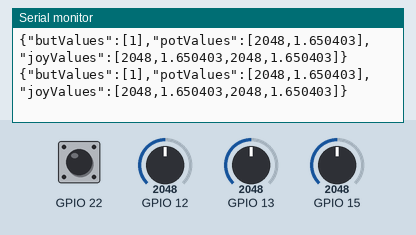
This sketch was run on a simulated ESP32. Shown: the last lines printed to the serial monitor. The test bench sets the inputs (shaded band); at power-on: GPIO 12 = 2048, GPIO 13 = 2048, GPIO 15 = 2048, GPIO 22 HIGH.

Above: at 1.3 s.
1.4 s: GPIO 12 set to 2866
At 1.9 s:
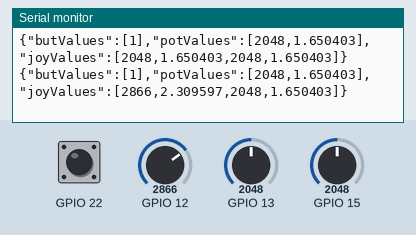
2.9 s: GPIO 13 set to 2866
At 3.4 s:
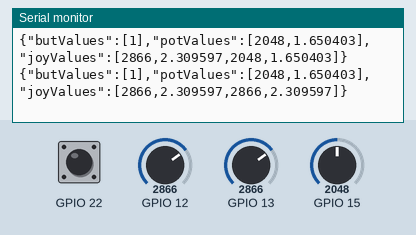
4.4 s: GPIO 15 set to 2866
At 4.9 s:
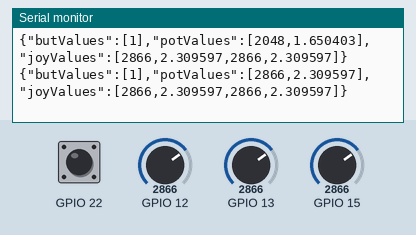
5.9 s: GPIO 22 pulled LOW for 0.6 s
At 6.4 s:
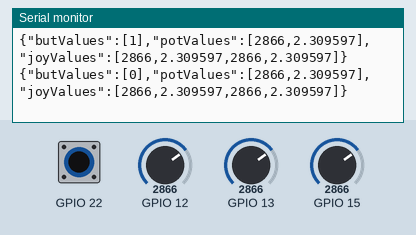
8.0 s: GPIO 12 set to 3603
At 8.5 s:
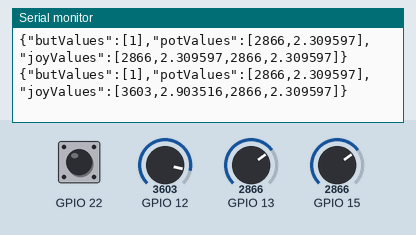
9.5 s: GPIO 22 pulled LOW for 1 s
At 10.0 s:
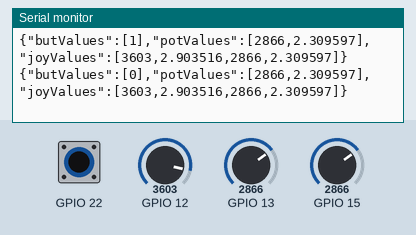
Timing chart, 0 to 12.5 s (numbered marks = the images above; inputs shaded):
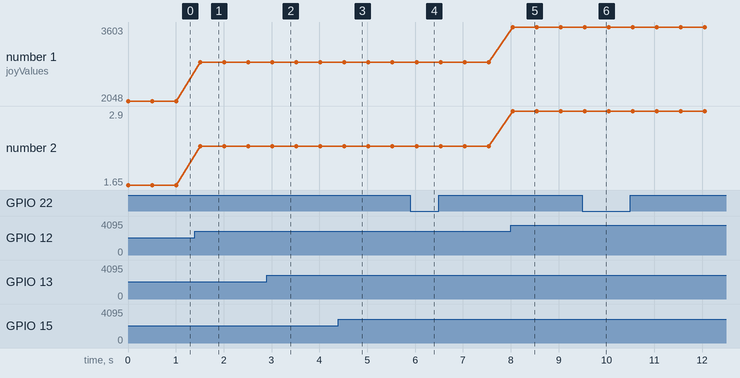

Measured:
- after the input at 1.4 s, the serial monitor: prints a new line after 0.11 s (image 1)
- after the input at 2.9 s, the serial monitor: prints a new line after 0.12 s (image 2)
- after the input at 4.4 s, the serial monitor: prints a new line after 0.12 s (image 3)
- after the input at 5.9 s, the serial monitor: prints a new line after 0.13 s (image 4)
- after the input at 8.0 s, the serial monitor: prints a new line at once (image 5)
- after the input at 9.5 s, the serial monitor: prints a new line after 0.05 s (image 6)
- plotted number 1: 2048 → 2866 after the input at 1.4 s, 2866 → 3603 after the input at 8.0 s
- plotted number 2: 1.65 → 2.31 after the input at 1.4 s, 2.31 → 2.9 after the input at 8.0 s

The sketch:

interactive_design_proj2.ino
```cpp
#include <ArduinoJson.h>

float floatMap(float x, float in_min, float in_max, float out_min, float out_max) {
  return (x - in_min) * (out_max - out_min) / (in_max - in_min) + out_min;
}

void setup() {
  // put your setup code here, to run once:
  Serial.begin(115200);
  Serial.println();
}

void loop() {

  //ALT WAY IF THIS DOESNT WORK: https://techtutorialsx.com/2017/04/27/esp32-creating-json-message/

  // put your main code here, to run repeatedly:
  //BUTTON
  pinMode(22, INPUT_PULLUP);
  int dig = digitalRead(22);

  //POTENTIOMETER
  int analogValue = analogRead(15);
  // Rescale to potentiometer's voltage (from 0V to 3.3V):
  float voltage = floatMap(analogValue, 0, 4095, 0, 3.3);

  //JOYSTICK
  int a = analogRead(12);
  int a2 = analogRead(13);
  float v = floatMap(a, 0, 4095, 0, 3.3);
  float v2 = floatMap(a2, 0, 4095, 0, 3.3);

  const size_t CAPACITY = JSON_OBJECT_SIZE(256);
  StaticJsonDocument<CAPACITY> doc;
  JsonObject JSONencoder = doc.to<JsonObject>();
  //BUTTON
  JsonArray butVals = JSONencoder.createNestedArray("butValues");
  butVals.add(dig);

  //POTENTIOMETER
  JsonArray potVals = JSONencoder.createNestedArray("potValues");
  potVals.add(analogValue);
  potVals.add(voltage);

  //JOYSTICK
  JsonArray joyVals = JSONencoder.createNestedArray("joyValues");
  joyVals.add(a);
  joyVals.add(v);
  joyVals.add(a2);
  joyVals.add(v2);

//  Serial.println("Less overhead JSON message: ");
  serializeJson(JSONencoder, Serial);
  Serial.println();

//  Serial.println("\nPretty JSON message: ");
//  serializeJsonPretty(doc, Serial);
//  Serial.println();

  delay(500);

}
```
